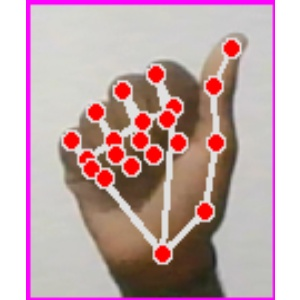
#> input picture frequency domain/Data/A/Image_1695577631.9286444.jpg, 300 x 300 px; its folder holds only this picture in this run
$ python high_boost_filter.py
#> lines starting #> are read from the running program, lines starting #| are printed output that depends on the picture
import cv2
import os
import numpy as np

def highBoostFilteringFrequencyDomain(image, boost_factor):
    # Compute the 2D FFT of the image
    f = np.fft.fft2(image)
    fshift = np.fft.fftshift(f)

    # Create a filter in the frequency domain
    rows, cols = image.shape
    filter = np.zeros((rows, cols), dtype=complex)
    center_row, center_col = rows // 2, cols // 2
    filter[center_row, center_col] = 1  # DC component
    filter = 1 + boost_factor * (filter - 1)

    # Apply the filter to the FFT of the image
    filtered_image = fshift * filter
    filtered_image = np.fft.ifftshift(filtered_image)
    filtered_image = np.fft.ifft2(filtered_image)
    filtered_image = np.abs(filtered_image)

    return filtered_image

input_root_folder = 'Data'
output_root_folder = 'High Boost Filtered Images'
boost_factor = 2.0

if not os.path.exists(output_root_folder):
    os.makedirs(output_root_folder)

for folder_name in os.listdir(input_root_folder):
    folder_path = os.path.join(input_root_folder, folder_name)

    if os.path.isdir(folder_path):
        output_folder = os.path.join(output_root_folder, folder_name)
        if not os.path.exists(output_folder):
            os.makedirs(output_folder)

        for filename in os.listdir(folder_path):
            if filename.endswith('.jpg') or filename.endswith('.png'):
                input_path = os.path.join(folder_path, filename)
                output_path = os.path.join(output_folder, filename)

                img = cv2.imread(input_path, cv2.IMREAD_GRAYSCALE)  # Load the image in grayscale
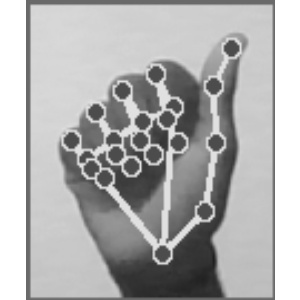
#> img: shape (300, 300); min 30, max 255, mean 176
                output = highBoostFilteringFrequencyDomain(img, boost_factor)
#> in highBoostFilteringFrequencyDomain, `filtered_image = np.abs(filtered_image)`:
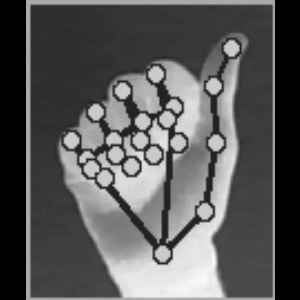
#> filtered_image: shape (300, 300) float64; min 96.92, max 321.9, mean 176; drawn with min black and max white

                cv2.imwrite(output_path, output)
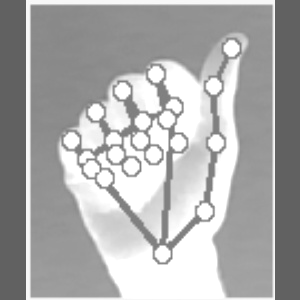
#> saved as Image_1695577631.9286444.jpg: shape (300, 300); min 97, max 255, mean 171.6
#> pass 2 of the loop `for folder_name in os.listdir(input_root_folder):`:
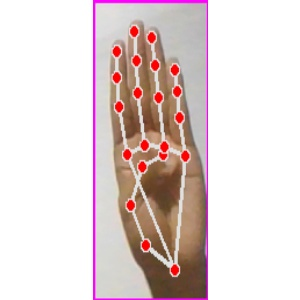
#> input picture frequency domain/Data/B/Image_1695574374.3181033.jpg, 300 x 300 px
#> in highBoostFilteringFrequencyDomain (call 2), `filtered_image = np.abs(filtered_image)`:
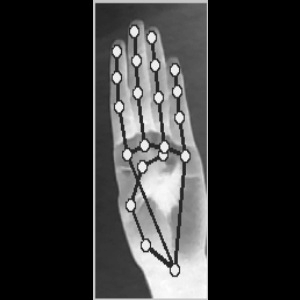
#> filtered_image: shape (300, 300) float64; min 179.3, max 372.3, mean 217.2; drawn with min black and max white
#> `cv2.imwrite(output_path, output)`:
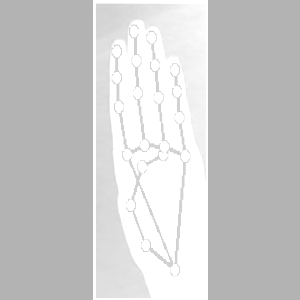
#> saved as Image_1695574374.3181033.jpg: shape (300, 300); min 179, max 255, mean 203.5

print("High-boost filtering in the frequency domain complete. Processed images are saved in the output folder.")
